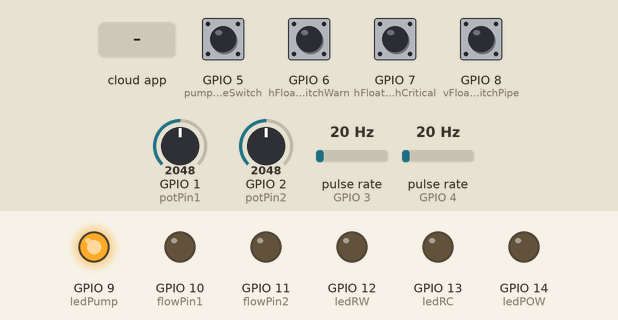
This sketch was run on a simulated ESP32-S2. Parts: output pins drawn as LEDs (lit = HIGH). Wiring (inferred from the names in the program): 2 × pulse sensor: data GPIO 3 / data GPIO 4. Dashed ring = blinking. The test bench sets the inputs (shaded band); at power-on: GPIO 5 (pumpOverrideSwitch), GPIO 6 (hFloatSwitchWarn), GPIO 7 (hFloatSwitchCritical), GPIO 8 (vFloatSwitchPipe) LOW, GPIO 1 (potPin1) = 2048, GPIO 2 (potPin2) = 2048, pulse rate (sensors on GPIO 3, GPIO 4) 20 Hz. WiFi joins after 1.5 s; servers stay silent unless stated; no MQTT or app messages arrive unless stated; what the sketch prints to the serial monitor is not drawn.

Above: at 3.2 s.
3.3 s: the phone or cloud app sets pump-override to 0
At 4.7 s:
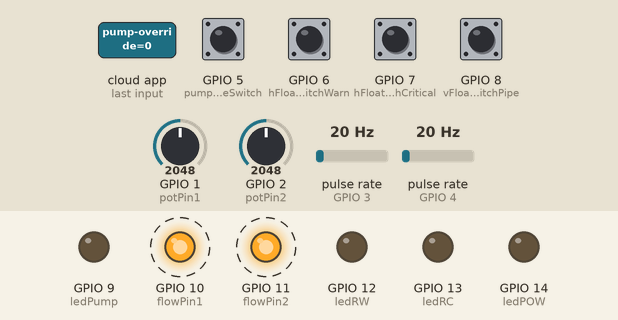
8.5 s: GPIO 1 (potPin1) set to 1228
At 9.3 s:
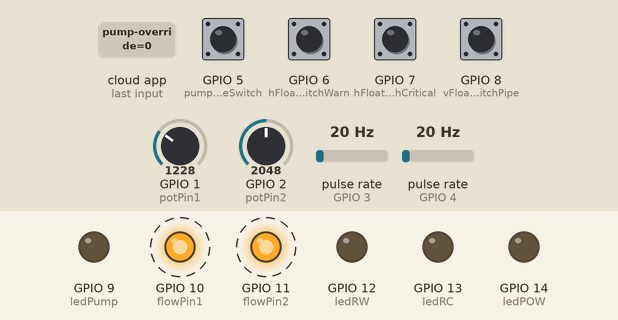
13.7 s: GPIO 5 (pumpOverrideSwitch) pulled HIGH for 0.15 s
At 15.5 s:
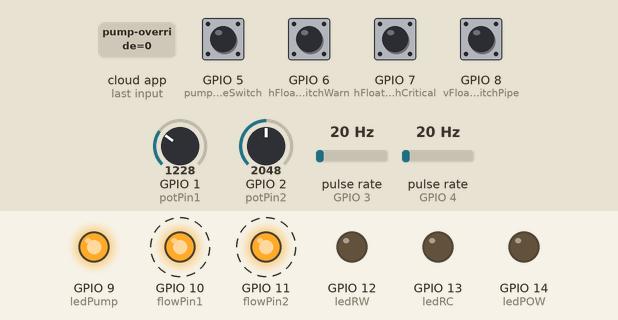
19.1 s: GPIO 6 (hFloatSwitchWarn) pulled HIGH for 0.15 s
At 21.6 s:
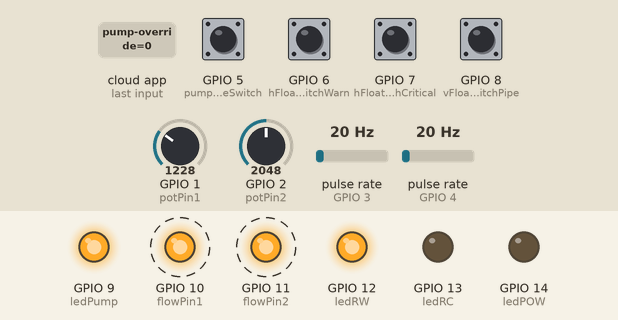
22.7 s: GPIO 7 (hFloatSwitchCritical) pulled HIGH for 0.15 s
At 23.2 s:
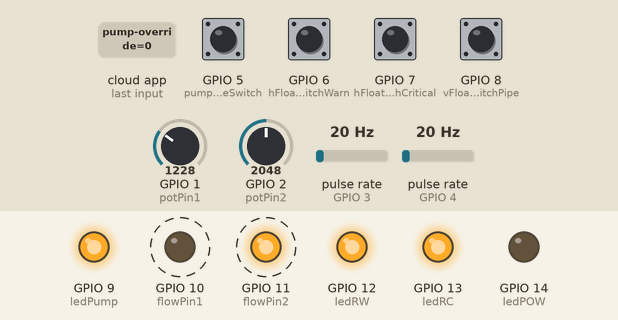
26.2 s: GPIO 8 (vFloatSwitchPipe) pulled HIGH for 0.15 s
At 27.8 s:
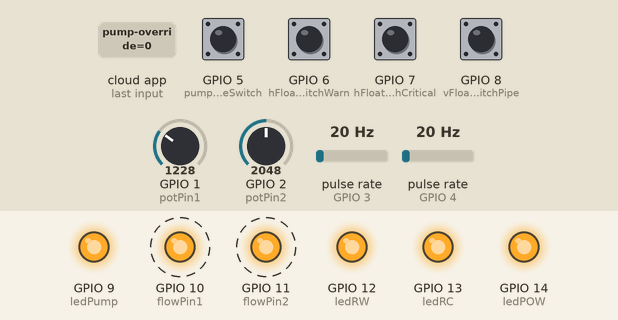
Timing chart, 0 to 31.4 s (numbered marks = the images above; inputs shaded):
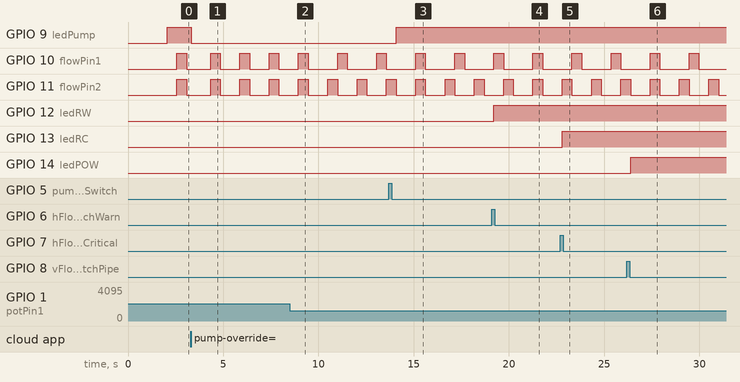

The sketch:

main.ino
```cpp
// (licence header left out)
#include <WiFi.h>
#include "Adafruit_MQTT.h"
#include "Adafruit_MQTT_Client.h"

#define WLAN_SSID       "Wokwi-GUEST"
#define WLAN_PASS       ""

#define AIO_SERVER      "io.adafruit.com"
#define AIO_SERVERPORT  1883 // Use 8883 for SSL

#define AIO_USERNAME    "<Enter your username>"
#define AIO_KEY         "<Enter your AIO Key>"

// WiFi and MQTT clients
WiFiClient client;
Adafruit_MQTT_Client mqtt(&client, AIO_SERVER, AIO_SERVERPORT, AIO_USERNAME, AIO_KEY);

// Publishers for feeds
Adafruit_MQTT_Publish pumpInFlowFeed = Adafruit_MQTT_Publish(&mqtt, AIO_USERNAME "/feeds/pump-in-flow-rate");
Adafruit_MQTT_Publish pumpReturnFlowFeed = Adafruit_MQTT_Publish(&mqtt, AIO_USERNAME "/feeds/pump-return-flow-rate");
Adafruit_MQTT_Publish reservoirWarn = Adafruit_MQTT_Publish(&mqtt, AIO_USERNAME "/feeds/reservoir-warning-alert");
Adafruit_MQTT_Publish reservoirCritical = Adafruit_MQTT_Publish(&mqtt, AIO_USERNAME "/feeds/reservoir-critical-alert");
Adafruit_MQTT_Publish pipeOverflowWarning = Adafruit_MQTT_Publish(&mqtt, AIO_USERNAME "/feeds/pipe-overflow-warning");
Adafruit_MQTT_Publish pumpOverride = Adafruit_MQTT_Publish(&mqtt, AIO_USERNAME "/feeds/pump-override");

// Subscribers for the feed
Adafruit_MQTT_Subscribe pumpOverrideSub = Adafruit_MQTT_Subscribe(&mqtt, AIO_USERNAME "/feeds/pump-override");

const int ledPump = 9;    // LED Pump Status (On or Off) output
const int flowPin1 = 10;     // Flowmeter 1 output
const int flowPin2 = 11;    // Flowmeter 2 output
const int ledRW = 12;   // LED Pipe overflow warning output
const int ledRC = 13;   // LED Reservoir cuttoff output
const int ledPOW = 14;    // LED Reservior warning output
const int potPin1 = 1;     // Potentiometer 1 Analog Input control
const int potPin2 = 2;     // Potentiometer 2 Analog Input control
const int flowMeterPulsePin1 = 3;   // Flowmeter 1 pulse input (receiver)
const int flowMeterPulsePin2 = 4;   // Flowmeter 2 pulse input (receiver)
const int pumpOverrideSwitch = 5;   // Pump Override switch input
const int hFloatSwitchWarn = 6;   // Horizontal Float Switch Reservoir Warning input
const int hFloatSwitchCritical = 7; // Horizontal Float Switch Reservoir Critical input
const int vFloatSwitchPipe = 8;   // Vertical Float Switch Pipe Overflow Warning input
const unsigned long pulseWidth = 1000; // HIGH duration in microseconds

// Timing control
unsigned long nextToggle1 = 0;
unsigned long nextToggle2 = 0;
bool state1 = false;
bool state2 = false;

// Counting logic
 unsigned long count1 = 0;
volatile unsigned long count2 = 0;
unsigned long totalPulse1 = 0;
unsigned long totalPulse2 = 0;

// Flowmeter volume
float litresperpulse = 7.5;

// Last stored State of Button
int statePumpOverride = 1;  //Pump override switch
int stateHFSWarn = 0;       //HFS Water Level warning
int stateHFSCritical = 0;     //HFS Water Level critical
int stateVFSPipe = 0;       //VFS Pipe overflow warning

// Last read State of ButtonPressed
int lastPumpState = 0;
int lastHFSWarnState = 1;
int lastHFSCriticalState = 1;
int lastVFSPipeState = 1;

// Record the last debounce for each button
unsigned long lastPumpDebounce = 0;
unsigned long lastWarnDebounce = 0;
unsigned long lastCriticalDebounce = 0;
unsigned long lastPipeDebounce = 0;
const unsigned long debounceDelay = 100;


// Monitoring Triggers
unsigned long countUpdate = 0;
unsigned long lastUpdateCount = 0;
bool triggered = false;
bool trgPump = false;
bool trgHFSWarn = false;
bool trgHFSCritical = false;
bool trgVFSPipe = false;
volatile bool pumpBtnPressed = false;
volatile bool warnBtnPressed = false;
volatile bool criticalBtnPressed = false;
volatile bool pipeBtnPressed = false;

// Update feeds
bool firstUpdate = true;

void countPulse1()
{
  count1++;
}

void countPulse2()
{
  count2++;
}

void PumpBtn_Pressed()
{
  pumpBtnPressed = true;
}

void WarnBtn_Pressed()
{
  warnBtnPressed = true;
}

void CriticalBtn_Pressed()
{
  criticalBtnPressed = true;
}

void PipeBtn_Pressed()
{
  pipeBtnPressed = true;
}

void Action_Btn_Pressed()
{
  if (pumpBtnPressed)
  {
    ActionPumpOverride();
    pumpBtnPressed = false;
  }

  if (warnBtnPressed)
  {
    ActionHFSWarn();
    warnBtnPressed = false;
  }

  if (criticalBtnPressed)
  {
    ActionHFSCritical();
    criticalBtnPressed = false;
  }

  if (pipeBtnPressed)
  {
    ActionVFSPipe();
    pipeBtnPressed = false;
  }
}

void ActionPumpOverride()
{
  if ((millis() - lastPumpDebounce) > debounceDelay)
  {
    if (lastPumpState != statePumpOverride)
    {
      lastPumpState = statePumpOverride;
      statePumpOverride = !statePumpOverride;
      trgPump = true;
      triggered = true;
      digitalWrite(ledPump, statePumpOverride ? HIGH : LOW);
    }
  }
  lastPumpDebounce = millis();
}

void ActionHFSWarn() {
  if ((millis() - lastWarnDebounce) > debounceDelay)
  {
    if (lastHFSWarnState != stateHFSWarn)
    {
      lastHFSWarnState = stateHFSWarn;
      stateHFSWarn = !stateHFSWarn;
      trgHFSWarn = true;
      triggered = true;
      digitalWrite(ledRW, stateHFSWarn ? HIGH : LOW);
      //Serial.println("Trigged Warn - " + String(stateHFSWarn));
    }
  }
  lastWarnDebounce = millis();
}

void ActionHFSCritical() {
  if ((millis() - lastCriticalDebounce) > debounceDelay)
  {
    if (lastHFSCriticalState != stateHFSCritical)
    {
      lastHFSCriticalState = stateHFSCritical;
      stateHFSCritical = !stateHFSCritical;
      trgHFSCritical = true;
      triggered = true;
      digitalWrite(ledRC, stateHFSCritical ? HIGH : LOW);
      //Serial.println("Triggered Critical - " + String(stateHFSCritical));
    }
  }
  lastCriticalDebounce = millis();
}

void ActionVFSPipe() {
  if ((millis() - lastPipeDebounce) > debounceDelay)
  {
    if (lastVFSPipeState != stateVFSPipe)
    {
      lastVFSPipeState = stateVFSPipe;
      stateVFSPipe = !stateVFSPipe;
      trgVFSPipe = true;
      triggered = true;
      digitalWrite(ledPOW, stateVFSPipe ? HIGH : LOW);
      //Serial.println("Trigger Pipe - " + String(stateVFSPipe));
    }
  }
  lastPipeDebounce = millis();
}

void ActionPumpControl() {
  // Control Pump Function - Stop pump on the following conditions
  // 1. If the overflow pipe warning has been triggered
  // 2. If the Reservoir tank water is at critical level

  //Serial.println("Inside actionPumpControl");
  if (stateVFSPipe == HIGH || stateHFSCritical == HIGH)
  { // checking for condition 1 or 2
    lastPumpState = 1; //Reset pump last state to HIGH as pump is switched off
    statePumpOverride = 0; //Reset pump state to LOW as pump is switched off
    digitalWrite(ledPump, statePumpOverride ? HIGH : LOW); //set ledPump OFF
    //Serial.println("statePumpOverride = " + String(statePumpOverride ? HIGH : LOW) + ": lastPumpState = " + String(lastPumpState ? HIGH : LOW));
  }

}

void Update_Feeds()
{
  if (firstUpdate)
  {
    Serial.println("First update!");
  }
  UpdateFlowMeters();
  UpdateSensors();
  firstUpdate = false;
}

void UpdateFlowMeters()
{
  static unsigned long lastPrint = 0;
  if (millis() - lastPrint >= 30000 || firstUpdate)
  {
    noInterrupts();
    unsigned long c1 = count1;
    unsigned long c2 = count2;
    unsigned long c1lpm = c1 * litresperpulse;
    unsigned long c2lpm = c2 * litresperpulse;
    totalPulse1 = totalPulse1 + c1;
    totalPulse2 = totalPulse2 + c2;
    count1 = 0;
    count2 = 0;
    interrupts();

    countUpdate++;
    if (!pumpInFlowFeed.publish(c1lpm)) {
      Serial.println("Failed to publish Inflow feed");
    } else {
      //Serial.println("Inflow feed published");
    }

    countUpdate++;
    if(!pumpReturnFlowFeed.publish(c2lpm)) {
      Serial.println("Failed to publish Return flow feed");
    } else {
      //Serial.println("Return flow feed published");
    }

    Serial.print(".");
    lastPrint = millis();
  }
}

void UpdateSensors()
{
  noInterrupts();
  if (firstUpdate == true || triggered == true)
  {
    triggered = false;
    countUpdate++;
    //Serial.println("firstUpdate or Triggered");
    if (!pumpOverride.publish((int32_t)(statePumpOverride ? 1 : 0))) {
        Serial.println("Failed to publish pump status");
      }
    countUpdate++;
    if (!reservoirWarn.publish((int32_t)(stateHFSWarn ? 1 : 0))) {
        Serial.println("Failed to publish HFSWarn");
      }
    countUpdate++;
    //Serial.println("Critical LED " + stateHFSCritical );
    if (!reservoirCritical.publish((int32_t)(stateHFSCritical ? 1 : 0))) {
        Serial.println("Failed to pubish HFSCritical");
      }
    countUpdate++;
    if (!pipeOverflowWarning.publish((int32_t)(stateVFSPipe ? 1 : 0))) {
        Serial.println("Failed to publish VFSPipe Overflow");
      }

  }
  interrupts();

  static unsigned long lastUpdate = 0;
  if (millis() - lastUpdate >= 5000 && triggered == false)
  {

    //Serial.println("Updating the feed data");


    if (trgHFSWarn) {
      countUpdate++;
      if (!reservoirWarn.publish((int32_t)(stateHFSWarn ? 1 : 0))) {
        Serial.println("Failed to publish HFSWarn");
      } else {
        //Serial.println("HFSWarn published");
      }
      trgHFSWarn = false;
    }

    if (trgHFSCritical) {
      countUpdate++;
      if (!reservoirCritical.publish((int32_t)(stateHFSCritical ? 1 : 0))) {
        Serial.println("Failed to pubish HFSCritical");
      } else {
        //Serial.println("HFSCritical published");
      }

      if (stateHFSCritical == 1)
      {
        trgPump = true;
      }
      trgHFSCritical = false;
    }

    if (trgVFSPipe) {
      countUpdate++;
      if (!pipeOverflowWarning.publish((int32_t)(stateVFSPipe ? 1 : 0))) {
        Serial.println("Failed to publish VFSPipe Overflow");
      } else {
        //Serial.println("VFSPipe overflow published");
      }
      if (stateVFSPipe == 1)
      {
        trgPump = true;
      }
      trgVFSPipe = false;
    }

    if (trgPump) {
      countUpdate++;
      if (!pumpOverride.publish((int32_t)(statePumpOverride ? 1 : 0))) {
        Serial.println("Failed to publish pump status");
      } else {
        //Serial.println("Pump status published");
      }
      trgPump = false;
    }

    Serial.print(":");
    lastUpdate = millis();
  }
}

void Flowmeter_Trigger()
{
    unsigned long now = micros();

  // Flowmeter 1
  if (now >= nextToggle1) {
    state1 = !state1;
    digitalWrite(flowPin1, state1 ? HIGH : LOW);

    if (state1) {
      nextToggle1 = now + pulseWidth;
    } else {
      int potVal1 = analogRead(potPin1);
      float freq1 = map(potVal1, 0, 8192, 1, 50);
      unsigned long period1 = 10000000UL / freq1;
      nextToggle1 = now + (period1 - pulseWidth);
      //Serial.println(potVal1);
    }
  }

  // Flowmeter 2
  if (now >= nextToggle2) {
    state2 = !state2;
    digitalWrite(flowPin2, state2 ? HIGH : LOW);

    if (state2) {
      nextToggle2 = now + pulseWidth;
    } else {
      int potVal2 = analogRead(potPin2);
      float freq2 = map(potVal2, 0, 8192, 1, 50);
      unsigned long period2 = 10000000UL / freq2;
      nextToggle2 = now + (period2 - pulseWidth);
      //Serial.print(" - "); Serial.print(freq2);
    }
  }

}

void MQTT_connect() {

  //Serial.println("Inside MQTT_Connect function");

  mqtt.subscribe(&pumpOverrideSub);

  int8_t ret;
  if (mqtt.connected()) {
    return;
  }
  Serial.print("Connecting to MQTT... ");
  while ((ret = mqtt.connect()) != 0) {
    Serial.println(mqtt.connectErrorString(ret));
    Serial.println("Retrying MQTT connection in 5 seconds...");
    mqtt.disconnect();
    delay(5000);
  }
  Serial.println("MQTT Connected!");

}

void readbackMQTT() {
  //Serial.println("Inside readbackMQTT");
  //(uintptr_t)&pumpOverrideSub) = 1073515108

  if (!mqtt.connected())
  {
    //Serial.println("MQTT disconnected ... Attempting to reconnect");
    MQTT_connect(); //Ensuring connection is active
  }

  mqtt.processPackets(10); // << REQUIRED to process incoming messages

  Adafruit_MQTT_Subscribe *subscription;
  subscription = mqtt.readSubscription(500);
  //Serial.print("subscription = ");
  //Serial.println((uintptr_t)subscription);
  //Serial.print("&pumpOverrideSub = ");
  //Serial.println((uintptr_t)&pumpOverrideSub);

  if (subscription) {
    Serial.println("Received something via MQTT.");

    if (subscription == &pumpOverrideSub) {
      Serial.println("pumpOverrideSub triggered");

      const char* payload = (char *)pumpOverrideSub.lastread;
      Serial.print("Payload: ");
      Serial.println(payload);

      int val = atoi(payload);

      if (statePumpOverride != val) {
        statePumpOverride = val;
        lastPumpState = !val;
        digitalWrite(ledPump, val ? HIGH : LOW);
        trgPump = true;
        triggered = true;
      }
    } else {
      Serial.println("Unknown subscription received.");
    }
  }
}

void setup() {
  // put your setup code here, to run once:
  Serial.begin(115200);
  Serial.println("Hello, ESP32-S2!");

  //Attempting to connect to WiFi
  delay(500);
  WiFi.begin(WLAN_SSID, WLAN_PASS);
  delay(500);

  while (WiFi.status() != WL_CONNECTED) {
  delay(500);
  Serial.print(".");
  }
  Serial.println("WiFi connected");

  Serial.println("Calling MQTT_Connect");
  MQTT_connect();

  pinMode(ledPump, OUTPUT);
  pinMode(flowPin1, OUTPUT);
  pinMode(flowPin2, OUTPUT);
  pinMode(ledPOW, OUTPUT);
  pinMode(ledRC, OUTPUT);
  pinMode(ledRW, OUTPUT);
  pinMode(flowMeterPulsePin1, INPUT);
  pinMode(flowMeterPulsePin2, INPUT);
  pinMode(pumpOverrideSwitch, INPUT);
  pinMode(hFloatSwitchWarn, INPUT);
  pinMode(hFloatSwitchCritical, INPUT);
  pinMode(vFloatSwitchPipe, INPUT);

  digitalWrite(flowPin1, LOW);
  digitalWrite(flowPin2, LOW);
  digitalWrite(ledPump, HIGH);
  digitalWrite(ledRW, LOW);
  digitalWrite(ledRC, LOW);
  digitalWrite(ledPOW, LOW);

  //Interrupt to count the pulse trigger by the flowmeters
  attachInterrupt(digitalPinToInterrupt(flowMeterPulsePin1), countPulse1, CHANGE);
  attachInterrupt(digitalPinToInterrupt(flowMeterPulsePin2), countPulse2, CHANGE);

  //Interrupts set to action the button press to simulate the pump override switch and float switches
  attachInterrupt(digitalPinToInterrupt(pumpOverrideSwitch), PumpBtn_Pressed, RISING);
  attachInterrupt(digitalPinToInterrupt(hFloatSwitchWarn), WarnBtn_Pressed, RISING);
  attachInterrupt(digitalPinToInterrupt(hFloatSwitchCritical), CriticalBtn_Pressed, RISING);
  attachInterrupt(digitalPinToInterrupt(vFloatSwitchPipe), PipeBtn_Pressed, RISING);

  //Interrupts set to stop the pump on either the critical switch or pipe overflow is triggered
  attachInterrupt(digitalPinToInterrupt(ledRC), ActionPumpControl, RISING);
  attachInterrupt(digitalPinToInterrupt(ledPOW), ActionPumpControl, RISING);
  //attachInterrupt(digitalPinToInterrupt(ledPump), ActionPumpControl, RISING);
}

void loop() {
  // Read back Pump status from Adafruit Subscriber
  readbackMQTT();
  // Flowmeter trigger simulator based on the potentiometer value
  Flowmeter_Trigger();

  Action_Btn_Pressed();

  Update_Feeds();

  if (lastUpdateCount < countUpdate)
  {
    //Serial.println("Update Count = " + String(countUpdate));
    lastUpdateCount = countUpdate;
  }
}
```

Measured:
- after the input at 3.3 s, GPIO 9 (ledPump): HIGH → LOW at once
- after the input at 8.5 s, GPIO 10 (flowPin1): alternates HIGH for 0.51 s and LOW for 1.5 s, starting after 2.5 s
- after the input at 13.7 s, GPIO 9 (ledPump): LOW → HIGH after 0.38 s
- after the input at 19.1 s, GPIO 12 (ledRW): LOW → HIGH after 0.11 s
- after the input at 22.7 s, GPIO 13 (ledRC): LOW → HIGH after 0.10 s
- after the input at 26.2 s, GPIO 14 (ledPOW): LOW → HIGH after 0.19 s
- by itself, GPIO 10 (flowPin1), GPIO 11 (flowPin2): alternates HIGH for 0.51 s and LOW for 1.0 s
